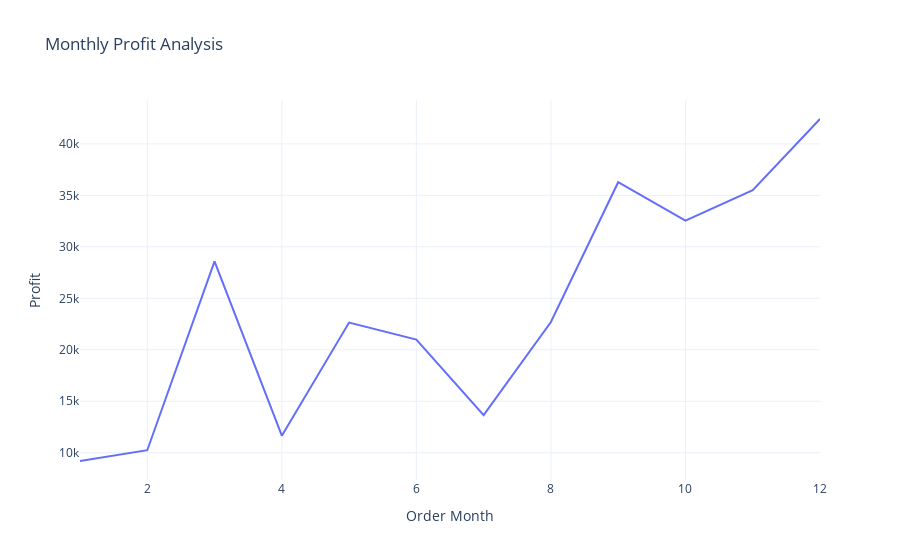

Notebook code for this chart:
### Code cell
fig = px.line(profit_by_month, x = 'Order Month', y = 'Profit', title = 'Monthly Profit Analysis')
fig.show()

### Figure 1 — Plotly figure (JSON) as saved in the notebook; plotly's stock layout.template omitted (floating-point values rounded to 4 significant figures)
{"data": [{"hovertemplate": "Order Month=%{x}<br>Profit=%{y}<extra></extra>", "legendgroup": "", "line": {"color": "#636efa", "dash": "solid"}, "marker": {"symbol": "circle"}, "mode": "lines", "name": "", "orientation": "v", "showlegend": false, "type": "scatter", "x": [1, 2, 3, 4, 5, 6, 7, 8, 9, 10, 11, 12], "xaxis": "x", "y": [9198.0, 10240.0, 28580.0, 11650.0, 22650.0, 20990.0, 13660.0, 22700.0, 36280.0, 32540.0, 35500.0, 42420.0], "yaxis": "y"}], "layout": {"legend": {"tracegroupgap": 0}, "title": {"text": "Monthly Profit Analysis"}, "xaxis": {"anchor": "y", "domain": [0, 1], "title": {"text": "Order Month"}}, "yaxis": {"anchor": "x", "domain": [0, 1], "title": {"text": "Profit"}}}}
